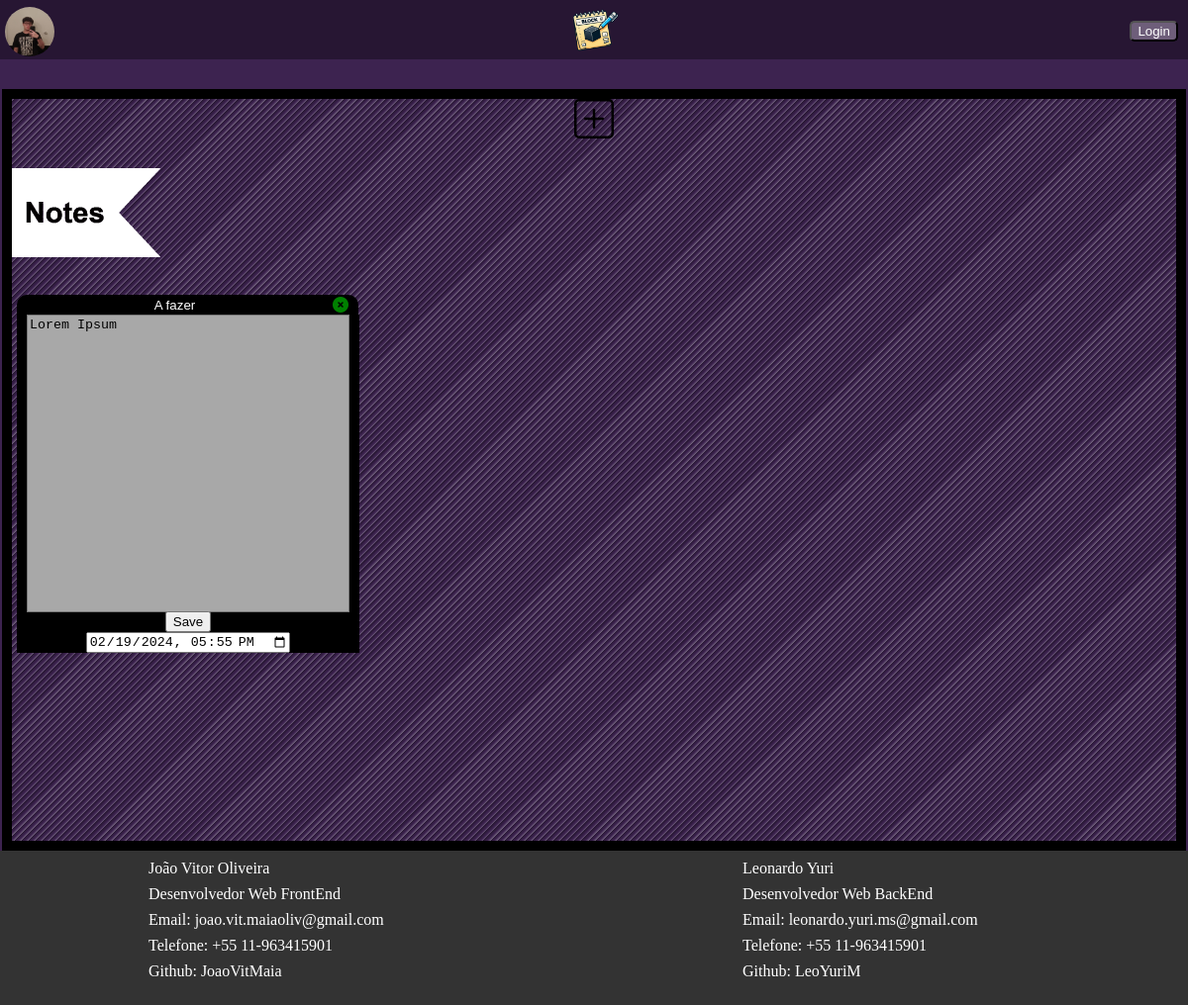
Before: / with the older database file.
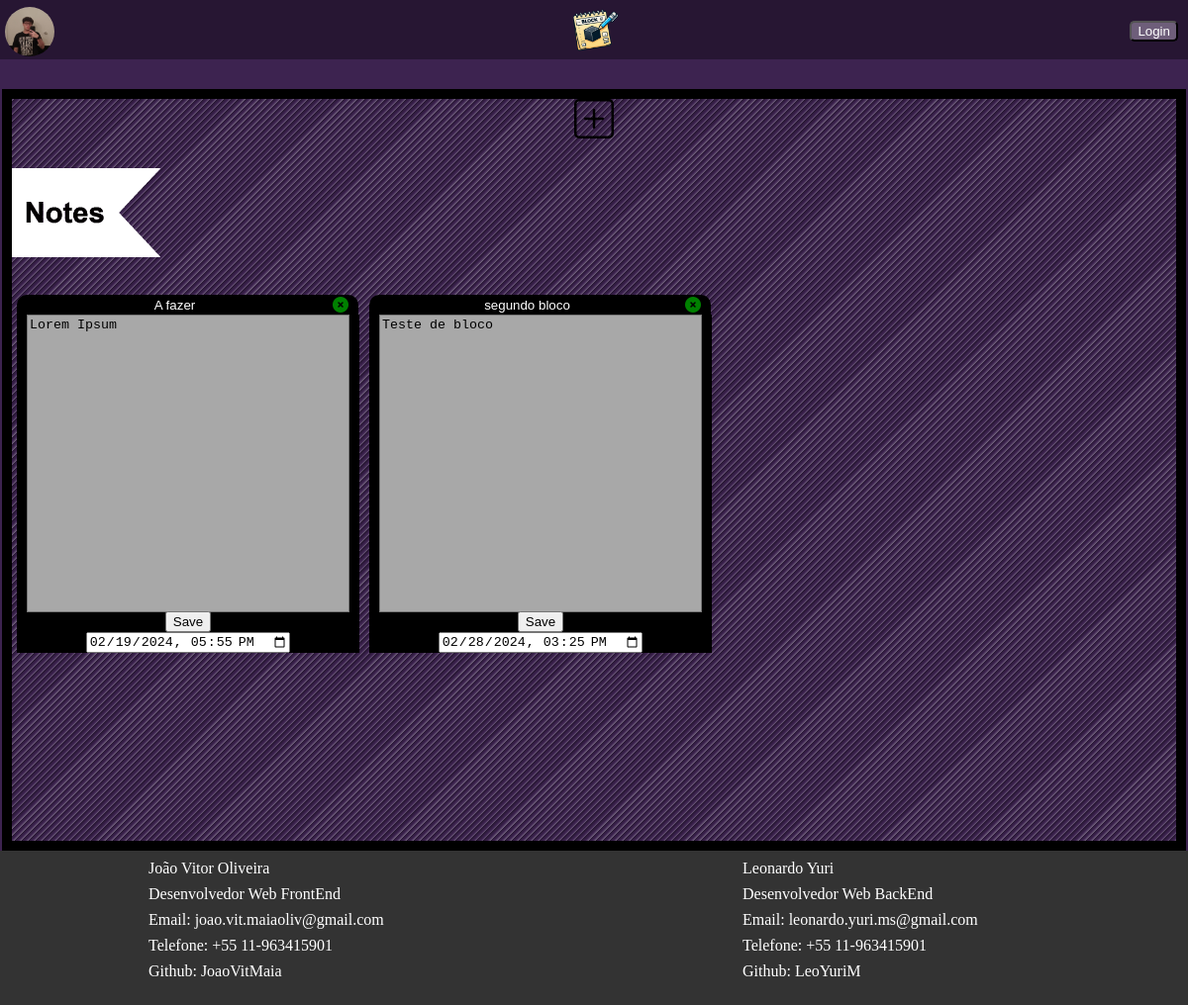
After: the same page with the newer database file.
### todoist/models.py (models this page shows, shortened)
class Bloco(models.Model):
    bloco_titulo = models.CharField(max_length=200)
    bloco_texto = models.CharField(max_length=500)
    data_pub = models.DateTimeField("data de criação")

### todoist/views.py (the view)
# urls.py: path("", views.index, name="index"),
def index(request):
    bloco_list = Bloco.objects.all()
    template = loader.get_template("todoist/index.html")
    context = {
        "bloco_list": bloco_list,
    }
    return HttpResponse(template.render(context, request))

### todoist/templates/todoist/index.html (shortened to what this page needs)
{% load static %}
<!DOCTYPE html>
<html lang="pt-br" xmlns="http://www.w3.org/1999/html" xmlns="http://www.w3.org/1999/html">
<head>
    <link rel="stylesheet" href="{% static  'todoist/css/style.css' %}">
    <link rel="stylesheet" href="{% static  'todoist/css/reset.css' %}">
</head>
<body>
    <header>
        <nav>
            <ul class="header-ul">
                <li><img class="user" src="{% static  'todoist/img/user.png' %}" alt=""></li>
                <li class="logo"><a href="#"><img class="logo-img" src="{% static  'todoist/img/icon.png' %}" alt=""></a></li>
                <li class="Login"><button>Login</button></li>
            </ul>
        </nav>
    </header>
    <main>
        <nav>
            <a class="add-button" href="#">
            </a>
        </nav>
        <div class="main-container">
            <img class="flag-img" src="{% static  'todoist/img/Flag.png' %}" alt="">
            <ul class="block-ul">
                {% if bloco_list %}
                    {% for bloco in bloco_list %}
                        <form class="formulario" action="" method="post">
                            <li class="block-list">
                                <div class="block">
                                    <div class="block-header">
                                        <div class="input-wrapper">
                                            <input class="title-input" placeholder="Title" maxlength="10" type="text" value="{{ bloco.bloco_titulo}}">
                                        </div>
                                        <div class="icon-wrapper">
                                            <i class="fa-solid fa-circle-xmark"></i>
                                        </div>
                                    </div>
                                    <div class="input-container"><textarea name="texto" rows="24" cols="39">{{ bloco.bloco_texto}}</textarea></div>
                                    <div class="submit-button">
                                        <input class="submit-input" type="submit" value="Save">
                                        <div class="date-wrapper">
                                            <input class="datetime-local" placeholder="Date" maxlength="10" type="datetime-local" value="{{ bloco.data_pub|date:'Y-m-d' }}T{{bloco.data_pub|time:'H:i'}}">
                                        </div>
                                    </div>
                                </div>
                            </li>
                        </form>
                    {% endfor %}
                {% endif%}
            </ul>
        </div>
    </main>
    <footer>
        <div class="container">
            <div class="footer-content footer-content-j">
                <h2>João Vitor Oliveira</h2>
                <p>Desenvolvedor Web FrontEnd</p>
                <p>Email: joao.vit.maiaoliv@gmail.com</p>
                <p>Telefone: +55 11-963415901</p>
                <p>Github: <a target="_blank" href="https://github.com/JoaoVitMaia">JoaoVitMaia</a></p><br>
            </div>
            <div class="footer-content footer-content-l">
                <h2>Leonardo Yuri</h2>
                <p>Desenvolvedor Web BackEnd</p>
                <p>Email: leonardo.yuri.ms@gmail.com</p>
                <p>Telefone: +55 11-963415901</p>
                <p>Github: <a target="_blank" href="https://github.com/LeoYuriM">LeoYuriM</a></p>
            </div>
        </div>
    </footer>
</body>
</html>

### todoist/static/todoist/css/style.css (style rules this page uses)
body { width: 100%; height: 100%; background-color: #3D2350; }
header nav { background-color: #271633; height: 60px; }
.user { width: 50px; border-radius: 50%; margin: 5px; }
.header-ul { display: flex; justify-content: space-between; }
.logo-img { cursor: auto; width: 70px; justify-content: center; align-items: center; }
header nav li { margin-top: -5px; display: flex; align-items: center; }
button { background-color: #6E5E7A; color: white; border-radius: 5px; margin-right: 10px; }
main { background: repeating-linear-gradient( -45deg, #6E5E7A, #3D2350 2px, #271633 5px ); padding-top: 100px; max-width: 98%; height: 750px; border: 10px solid black; margin: auto; margin-top: 30px; padding-top: 0px; overflow: hidden; }
.main-container { overflow-y: scroll; }
main nav { width: 100%; height: 40px; display: flex; justify-content: center; }
.flag-img { width: 150px; }
.bi { display: flex; width: 40px; height: 40px; }
a { text-decoration: none; color: black; }
.block { margin: 5px; }
.block-ul { display: flex; flex-wrap: wrap; height: 550px; margin: auto; }
.block-header { width: 345px; height: 20px; background-color: black; text-align: center; border-style: none; border-radius: 10px 10px 0px 0px; display: flex; justify-content: space-between; align-items: center; }
.title-input { border-style: none; text-align: center; width: 100px; background-color: black; color: white; }
.input-wrapper { flex-grow: 1; margin-right: auto; }
.icon-wrapper { flex-shrink: 0; margin-right: 10px; }
.fa-solid { color: green; }
.input-container { height: 300px; border-left: 10px solid black; border-right: 10px solid black; }
textarea { background-color: rgb(168, 168, 168); resize: none; height: 295px; width: 320px; }
.submit-button { background-color: black; text-align: center; }
.date-wrapper { flex-shrink: 0; }
footer { background-color: #333; color: #fff; padding: 30px 0; margin: auto; }
.container { padding-top: 10px; display: flex; justify-content: space-around; flex-wrap: wrap; }
.footer-content { width: 300px; }
.footer-content h2 { margin-bottom: 10px; }
.footer-content p { margin-bottom: 10px; }
.footer-content p:last-child { margin-bottom: 0; }
.footer-content a { color: #fff; text-decoration: none; }

Changed rows visible on the page:
added Bloco: bloco_titulo "segundo bloco", texto "Teste de bloco", data_pub "02/28/2024 15:25"
